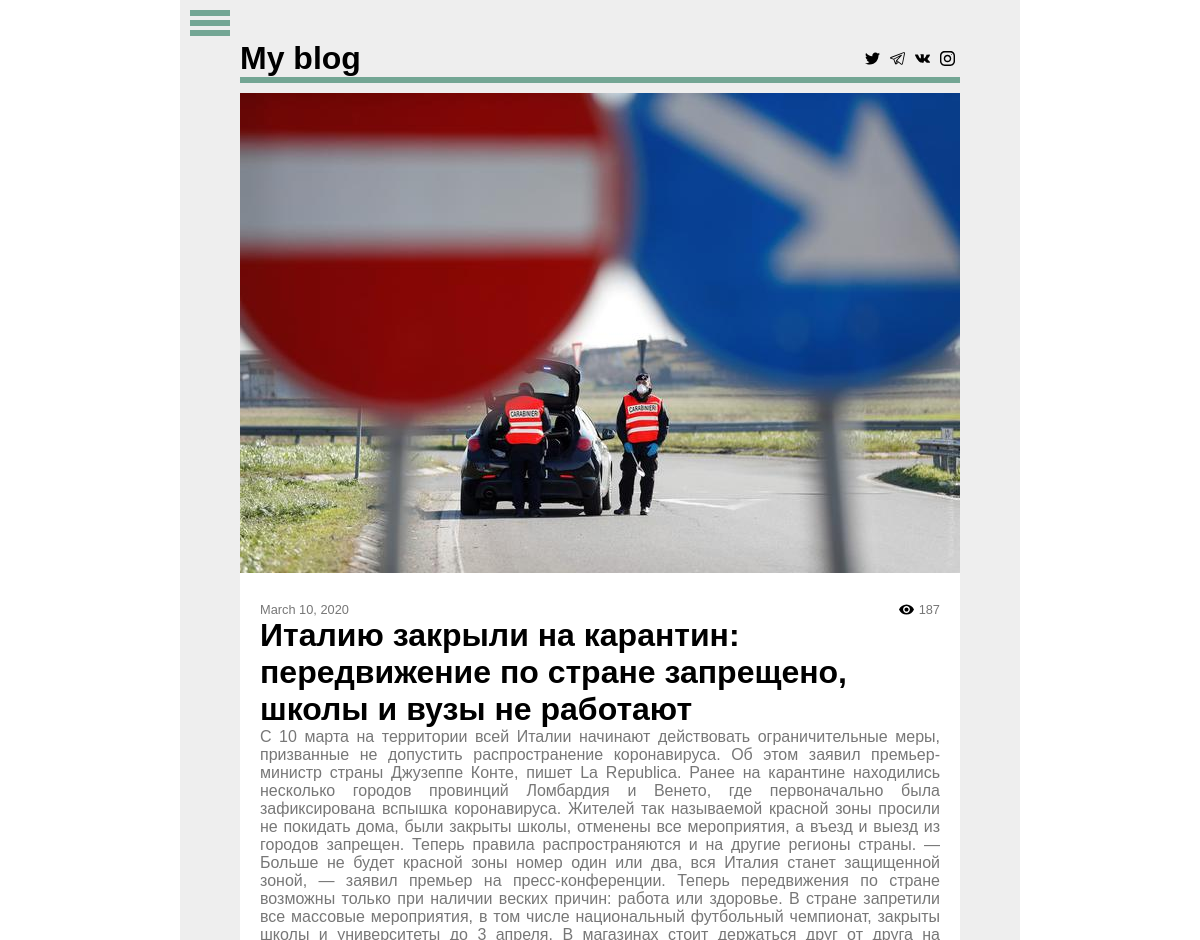
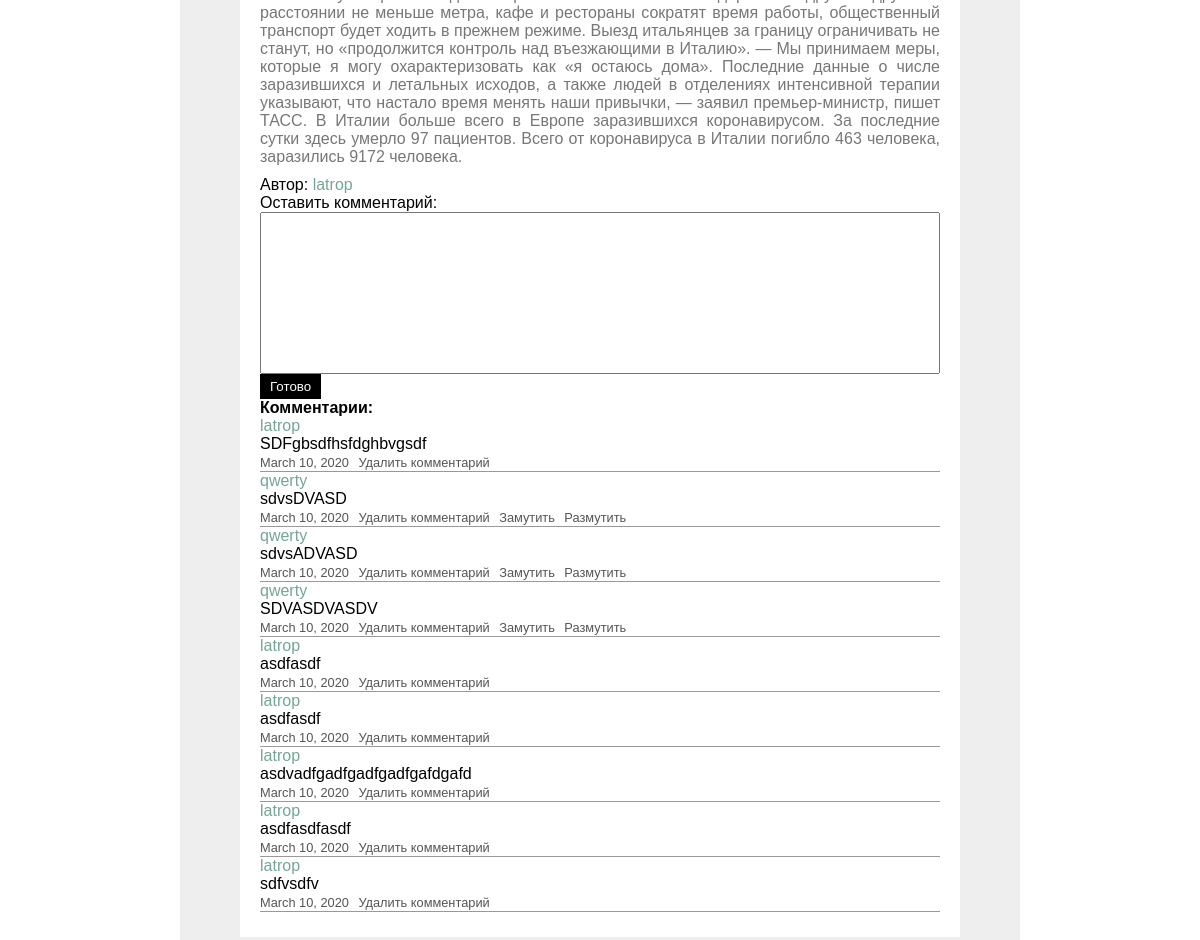
Page /29 (signed in) on the committed database (2 pictures, top to bottom).
### news/models.py (models this page shows, shortened)
class News(models.Model):
    author = models.ForeignKey(User,on_delete=models.CASCADE,default=0)
    title = models.CharField(max_length=200)
    prev_text = models.TextField(default='')
    text = models.TextField()
    views = models.IntegerField(default=0)
    image = models.ImageField(blank=True,null=True,default=None,upload_to='media/',height_field=None,width_field=None,max_length=100)
    date = models.DateField(auto_now_add=True)

class Comments(models.Model):
    user = models.ForeignKey(User,on_delete=models.CASCADE,default=0)
    text = models.TextField()
    date = models.DateField(auto_now_add=True)
    news= models.ForeignKey(News,on_delete=models.CASCADE,default=0,related_name='comments')

### news/views.py (the view, shortened to what this page needs)
# urls.py: path('<int:news_id>', views.details, name='details'),
def details(request, news_id):
    query = get_object_or_404(News, pk=news_id)
    query.views = query.views + 1
    query.save()
    comment = commentForm()
    context = {"news_item": query}
    if request.user.has_perm('news.add_comments'):
        context["form"] = comment
    return render(request, 'details.html', context)

### news/forms.py
class commentForm(forms.Form):
    text = forms.CharField(widget=forms.Textarea, label='Оставить комментарий')

### news/templates/details.html (shortened to what this page needs)
{% extends 'base.html' %}
{% block body %}
    {% if news_item %}
        <div class="news_item">
        <img src="http://127.0.0.1:8000/media/{{ news_item.image }}">
        <div class="info_item">
        <div class="info">
            <div class="date">{{ news_item.date }}</div>
            <div class="views">{{ news_item.views }}</div>
        </div>
        <h1 class="title">{{ news_item.title }}</h1>
        <p class="text">{{ news_item.text }}</p>
        <span>Автор: <a class="link"
                        href="{% url 'news:user' news_item.author.id %}">{{ news_item.author.username }}</a></span>
        {% if user.is_authenticated and perms.news.add_comments %}
            <form method="POST">
            {% if form %}
                {{ form }}
            {% endif %}
            <input type="submit" value="Готово" class="btn">
        {% else %}
            Вы не можете добавлять комментарии
        {% endif %}
    <h4>Комментарии:</h4>
    {% for comment_item in news_item.comments.all reversed %}
        <div class="comment">
            <a class="link" href="{% url 'news:user' comment_item.user.id %}">{{ comment_item.user.username }}</a>
            <p>{{ comment_item.text }}</p>
            <div class="perms">
                <span class="date">{{ comment_item.date }}</span>
                {% if perms.news.delete_comments and not comment_item.user.is_superuser or user.is_superuser %}
                    <a href="http://127.0.0.1:8000/{{ news_item.id }}/del_comment/{{ comment_item.id }}">Удалить
                        комментарий</a>
                    {% if not user.id == comment_item.user_id %}
                        <a href="{% url 'news:mute' comment_item.user_id %}">Замутить</a>
                        <a href="{% url 'news:unmute' comment_item.user_id %}">Размутить</a>
                    {% endif %}
                {% endif %}
            </div>
        </div>
    {% endfor %}
    </form>
    {% endif %}
</div>
</div>
{% endblock %}

### static/css/main.css (style rules this page uses)
* { margin: 0; padding: 0; box-sizing: border-box; font-family: Franklin Gothic, Arial, sans-serif; }
input[type=submit] { border: none; }
input { border: 1px solid black; outline: none; padding: 5px 10px; display: block; }
textarea { padding: 5px 10px; outline: #73a694; resize: none; display: block; width: 100%; }
a { text-decoration: none; }
.link { color: #73a694; }
.news_item { background-color: #fff; margin-bottom: 10px; }
.news_item img { width: 100%; }
.prev_text, .text { color: #777; margin-bottom: 10px; text-align: justify; }
.info_item { padding: 25px 20px; }
.info { display: flex; justify-content: space-between; }
.date { font-size: 0.8em; color: #777; }
.views { padding-left: 20px; background: url('/static/img/icons/eye.svg') no-repeat; font-size: 0.8em; color: #777; }
.comment { border-bottom: 1px solid #999; }
.btn { cursor: pointer; display: inline-block; background-color: #000; color: white; padding: 5px 10px; transition: 0.3s; }
.perms { display: block; }
.perms > * { margin-right: 5px; font-size: 0.8em; color: #555; }

### rows in the picture
News: image (picture), date "March 10, 2020", views "187", title "Италию закрыли на карантин: передвижение по стране запрещено, школы и вузы не работают", text "С 10 марта на территории всей Италии начинают действовать ограничительные меры, призванные не допустить распространение коронавируса. Об этом заявил премьер-министр страны Джузеппе Конте, пишет La Republica. Ранее на карантине находились несколько городов провинций Ломбардия и Венето, где первоначально была зафиксирована вспышка коронавируса. Жителей так называемой красной зоны просили не покидать дома, были закрыты школы, отменены все мероприятия, а въезд и выезд из городов запрещен. Теперь правила распространяются и на другие регионы страны. — Больше не будет красной зоны номер один или два, вся Италия станет защищенной зоной, — заявил премьер на пресс-конференции. Теперь передвижения по…", author.username "latrop"
Comments: user.username "latrop", text "SDFgbsdfhsfdghbvgsdf", date "March 10, 2020"
Comments: user.username "qwerty", text "sdvsDVASD", date "March 10, 2020", shows "Замутить"
Comments: user.username "qwerty", text "sdvsADVASD", date "March 10, 2020", shows "Замутить"
Comments: user.username "qwerty", text "SDVASDVASDV", date "March 10, 2020", shows "Замутить"
Comments: user.username "latrop", text "asdfasdf", date "March 10, 2020"
Comments: user.username "latrop", text "asdfasdf", date "March 10, 2020"
Comments: user.username "latrop", text "asdvadfgadfgadfgadfgafdgafd", date "March 10, 2020"
Comments: user.username "latrop", text "asdfasdfasdf", date "March 10, 2020"
Comments: user.username "latrop", text "sdfvsdfv", date "March 10, 2020"
